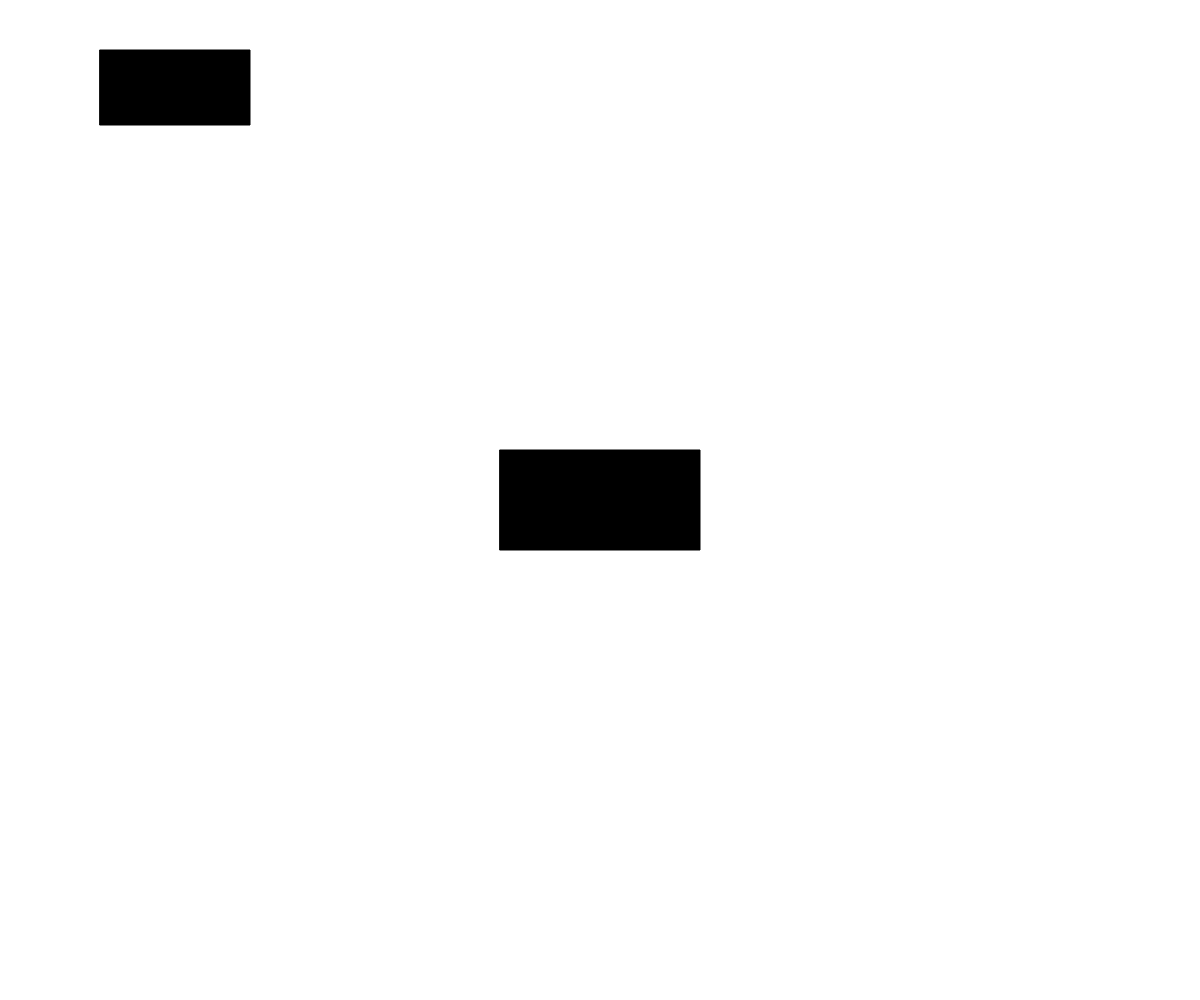
Frame 1 (no input)
Frame 60 (no input): identical to frame 1, image omitted
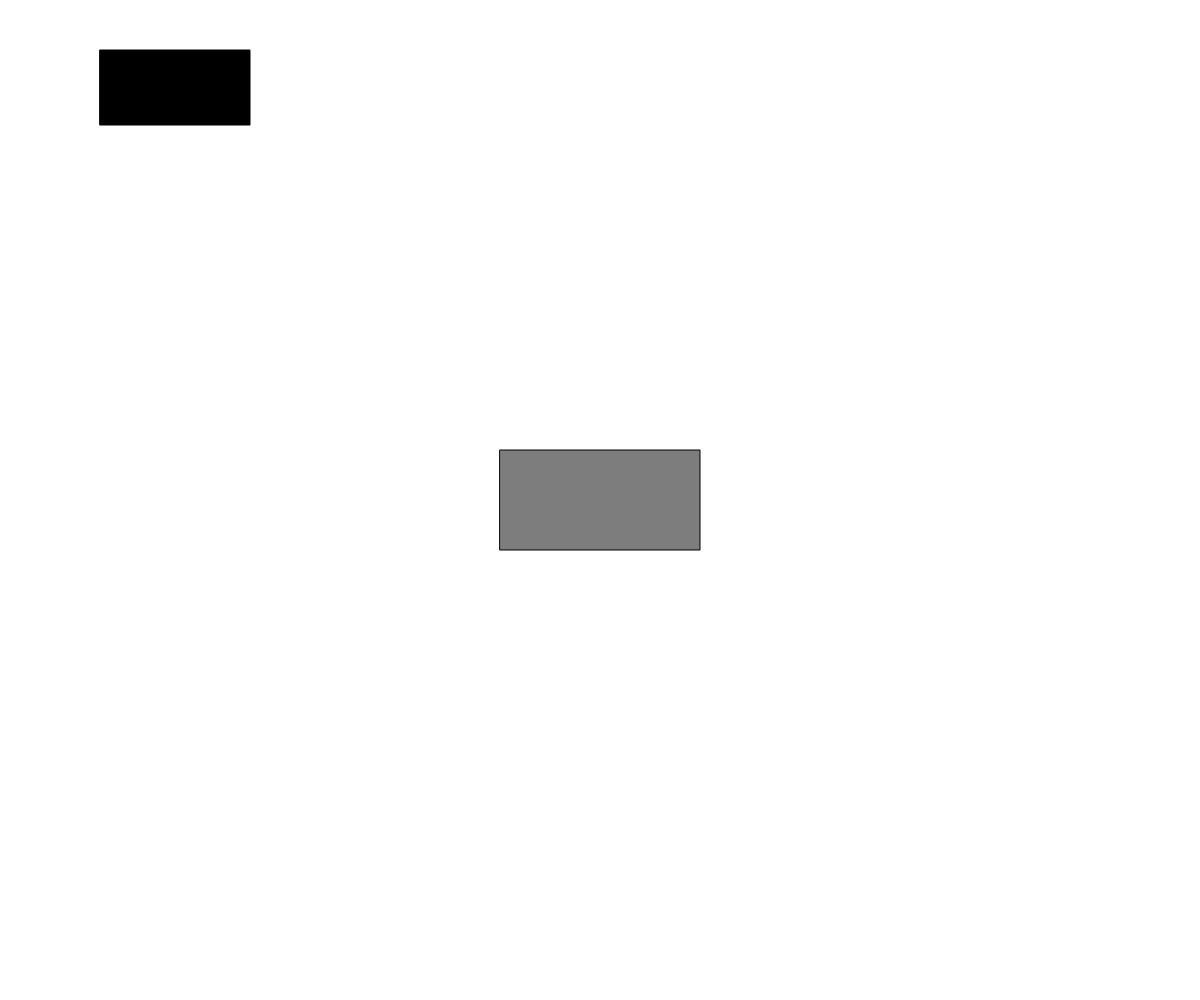
Frame 120 (the mouse pressed at the canvas centre since frame 60)

The p5.js sketch that drew these frames (run headless with seeded random() and noise() and a simulated clock; from frame 60 on, the mouse is pressed at the canvas centre):

// p5.js sketch
// ── sketch.js
// Button OOP Demo
// Dan Schellenberg
// Apr 16, 2018

let myButton;
let playButton;

function setup() {
  createCanvas(windowWidth, windowHeight);
  myButton = new Button(100, 50, 150, 75);
  playButton = new Button(width/2-100, height/2-50, 200, 100);
}

function draw() {
  background(255);
  myButton.display();
  playButton.display();
  if (myButton.isClicked()) {
    background(255, 0, 0);
  }
}

class Button {
  constructor(x, y, buttonWidth, buttonHeight) {
    this.buttonWidth = buttonWidth;
    this.buttonHeight = buttonHeight;
    this.leftSide = x;
    this.topSide = y;
    this.rightSide = this.leftSide + this.buttonWidth;
    this.bottomSide = this.topSide + this.buttonHeight;
  }

  display() {
    fill(0);
    if (mouseX >= this.leftSide && mouseX <= this.rightSide && mouseY >= this.topSide && mouseY <= this.bottomSide) {
      fill(125);
    }
    rect(this.leftSide, this.topSide, this.buttonWidth, this.buttonHeight);
  }

  isClicked() {
    if (mouseIsPressed && mouseX >= this.leftSide && mouseX <= this.rightSide && mouseY >= this.topSide && mouseY <= this.bottomSide) {
      return true;
    }
    else {
      return false;
    }
  }
}
